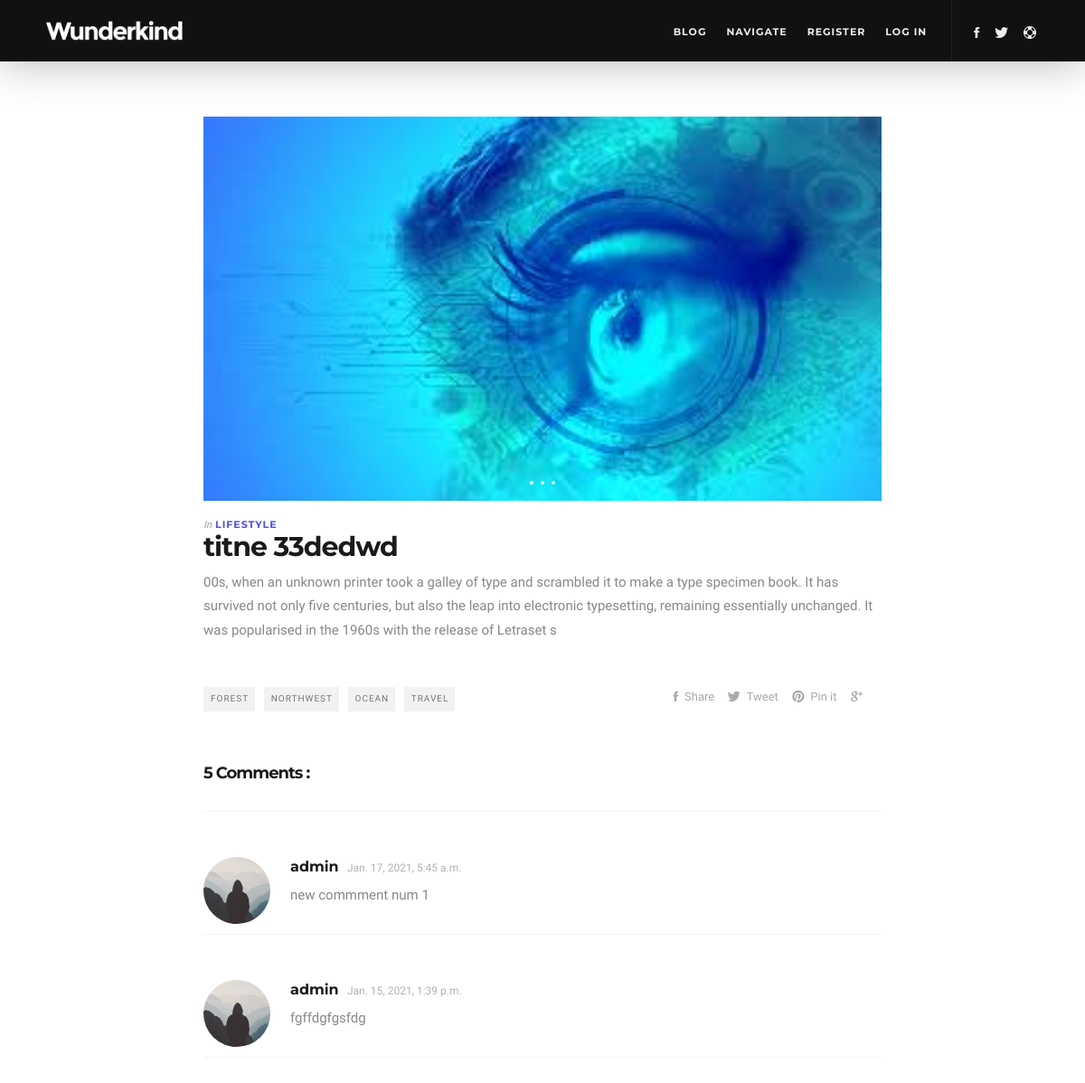
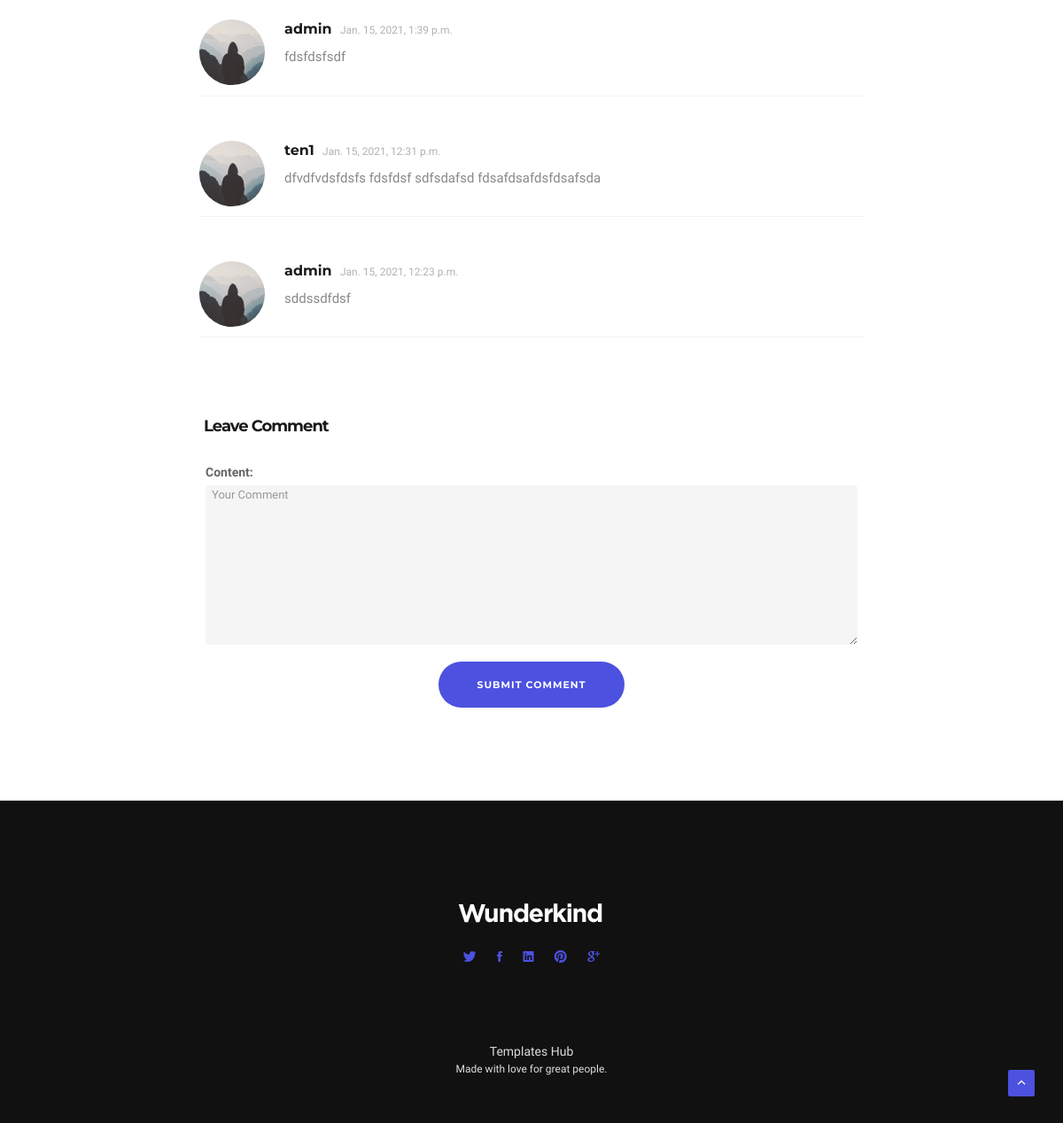
/blog/5/, run on the app's committed database (2 pictures, top to bottom).
### blog/models.py (models this page shows, shortened)
class Blog(models.Model):
    objects = BlogManager()
    author = models.ForeignKey(User, on_delete=models.DO_NOTHING)
    title = models.CharField(max_length=200)
    content = models.TextField()
    image = models.ImageField(default='blog_default.jpg',
                              upload_to=customer_image_file_path)
    created_at = models.DateTimeField(default=timezone.now)
    class Meta:
        ordering = ["-created_at", ]
        db_table = 'blog'
        verbose_name = 'blog'
        verbose_name_plural = 'blogs'

class BlogComment(models.Model):
    blog = models.ForeignKey(
        Blog, on_delete=models.CASCADE, related_name='comment')
    author = models.ForeignKey(User, on_delete=models.DO_NOTHING)
    content = models.TextField()
    created_at = models.DateTimeField(default=timezone.now)
    class Meta:
        ordering = ["-created_at", ]

### accounts/models.py (models this page shows, shortened)
class CustomUser(AbstractUser):
    class Meta:
        db_table = 'CustomUser'
        verbose_name = 'custom_user'
        verbose_name_plural = 'custom_users'
    image = models.ImageField(default='default.jpg',
                              upload_to=customer_image_file_path)
    building_community_name = models.CharField(
        max_length=200, default='no_name_')
    full_address = models.CharField(max_length=255, default='no_address_')
    is_voted = models.BooleanField(default=False)
    apartment = models.IntegerField(default=0)
    ROLE_CHOICES = (
        ('tenant', 'tenant'),
        ('committee', 'committee'),
    )
    role = models.CharField(
        choices=ROLE_CHOICES, blank=True, null=True, max_length=20)

### blog/views.py (the view, shortened to what this page needs)
# urls.py: path("blog/<int:pk>/", views.DetailPost.as_view(), name="blog_detail"),
class DetailPost(generic.detail.DetailView):
    model = models.Blog
    template_name = "blog_detail.html"
    context_object_name = 'blog'
    comment_form = forms.CommentForm()
    def get_context_data(self, **kwargs):
        context = super().get_context_data(**kwargs)
        context['title'] = "Blog Detail"
        context['form'] = self.comment_form
        return context

### blog/forms.py
class CommentForm(forms.Form):
    content = forms.CharField(widget=forms.Textarea(
        attrs={
            'class': "col-sm-12",
            'placeholder': "Your Comment",
        }
    ))

### blog/templates/blog_detail.html (shortened to what this page needs)
{% extends "index.html" %}
{% load static %}
{% block content %}
<section class="blog">
    <div class="container">
        <div class="row">
            <div class="col-md-8 mr-auto">
                <div class="blog-post">
                    <div class="carousel mt20 mb20">
                        <div><img src="{{ blog.image.url }}" class="img-responsive width100" alt="#"></div>
                    </div>
                    <div class="post-header">
                        <h5><span>In</span> <strong><a href="#" class="color">Lifestyle</a></strong></h5>
                        <a class="link-to-post" href="#">
                            <h3><strong>{{ blog.title }}</strong></h3>
                        </a>
                    </div>
                    <p>{{ blog.content }}</p>
                    <div class="post-tags">
                        <a href="#" rel="tag">Forest</a>
                        <a href="#" rel="tag">Northwest</a>
                        <a href="#" rel="tag">Ocean</a>
                        <a href="#" rel="tag">Travel</a>
                    </div>
                    <div class="post-share">
                        <a href="#"> <span>Share</span></a>
                        <a href="#"> <span>Tweet</span></a>
                        <a href="#"> <span>Pin it</span></a>
                        <a href="#"></a>
                    </div>
                </div>
                {% if blog.comment %}
                <h5 class="comment-number"><strong> {{ blog.comment.all.count }} Comments :</strong></h5>
                <ul class="vos-comments">
                    {% for comment in blog.comment.all %}
                    <li class="post-comment">
                        <div class="comment-content">
                            <a href="#" class="avatar"><img src="{{ comment.author.image.url }}" alt="#"></a>
                            <div class="post-body">
                                <div class="comment-header">
                                    <span class="author"><a href="#">{{ comment.author.username }}</a></span>
                                    <span class="time-ago"><a href="#">{{ comment.created_at }} </a></span>
                                </div>
                                <div class="post-message">
                                    <p>{{ comment.content }}</p>
                                </div>
                            </div>
                        </div>
                    </li>
                    {% endfor %}
                </ul>
                {% else %}
                <h1> no comments !! </h1>
                {% endif %}
                <div class="form-leave-comment">
                    <h5><strong>Leave Comment</strong></h5>
                    <form method="POST", action=".">
                        <div class="col-sm-12">
                            {{ form }}
                        </div>
                        <div class="col-md-12 text-center">
                            <input type="submit" class="submit btn btn-lg btn-primary" id="submit"
                                value="Submit Comment" />
                        </div>
                    </form>
                </div>
            </div>
        </div>
    </div>
</section>
{% endblock content %}

### static/core/css/colors/purple.css (style rules this page uses)
.btn-primary,.btn-primary:hover,.btn-primary:focus,.btn-primary:active,.btn-primary:focus:active,.btn-ghost:hover,.btn-light:hover,.btn-primary.active,.btn-primary:active,.open>.dropdown-toggle.btn-primary,.btn-primary.disabled, .btn-primary.disabled.active, .btn-primary.disabled.focus, .btn-primary.disabled:active, .btn-primary.disabled:focus, .btn-primary.disabled:hover, .btn-primary[disabled], .btn-primary[disabled].active, .btn-primary[disabled].focus, .btn-primary[disabled]:active, .btn-primary[disabled]:focus, .btn-primary[disabled]:hover, fieldset[disabled] .btn-primary, .btn-ghost-color:hover,.btn-primary.btn-appear:hover, .bg-color, #price-list .button:hover, #price-list .featured .button, .progress-bar, .scroll-top, .portfolioFilter a.current, .portfolioFilter a:hover, .label-primary, .panel-title, #buttonTabs li.active a, .box-style5, .box-style7, .box-style10, .progress-bars-4 .progress-bar-tooltip, .timeline::before, h4.fitness-label, .bg-overlay:after, .label-items-in-cart, .cbp-l-filters-button .cbp-filter-item.cbp-filter-item-active, .cbp-l-filters-button .cbp-filter-item:hover, .contact input.submit, .contact-1 input.submit, .blog-pagination>.active>a, .blog-pagination>.active>a:hover, .video-container:hover:after, .connected-icons li a i:after, .connected-icons li a i:hover:after, .phone-number h1:after { background-color: #4c51e0 }
a:focus, a:hover, .color, .connected-icon a i, .testimonial-name, .testimonial-name small, .highlight, .btn-ghost-color, .contact-details-social li a:hover, .portfolioContainer li .info i, .project-changer li a, #iconTabs li.active a span, .box a, .box.box-style6 a, .box.box-style8b a, .about-me-social li a:hover, .icon-box-hover i, .footer.style-1 li a:hover, .footer.style-1 > a:hover, .countdown-big h1, .home-blog-filters .cbp-filter-item-active.cbp-filter-item, .home-blog-filters .cbp-filter-item:hover, .home-filters-dark .cbp-filter-item:hover, .home-filters-dark .cbp-filter-item-active.cbp-filter-item, .connected-icons li a h4, .footer.style-1.dark ul li a, .btn-ghost, #twitter-feed-slider .user a:hover:before, #twitter-feed-slider .timePosted a:hover, #twitter-feed-slider .interact a:hover:before, #twitter-feed-list ul li:first-child .user a:hover:before, .project-nav a:hover h5, .project-nav a:hover i, .color, .feature-center.white i.color, .counter h1, .team figure figcaption a:hover, .portfolio figure figcaption p, a:hover .subheading, .blog-columns .blog-thumb-desc a:hover h4, .blog-standard a:hover h4, .blog-pagination li a:hover, .sidebar-share a:hover, .shop .cbp-l-caption-body a:hover, .team-caption ul li a:hover, .read-more-link.color span, .read-more-link2.color span, #clock .digit { color: #4c51e0 }
.btn-primary, .btn-primary:hover, .btn-primary:focus, .btn-primary:active, .btn-primary:focus:active, .btn-ghost, .btn-ghost:hover, .btn-light:hover, .section-heading hr, hr.separator, .btn-primary.btn-appear:hover, .accordian-style2 .panel-title, .music-bottom .play-btn, .play-bottom .play-btn, .timeline-bullet, .contact input:focus, textarea:focus, select:focus, .contact.box-style textarea:focus, .btn-primary.active, .btn-primary:active, .price-table-featured .price-box { border-color: #4c51e0 }

### data on the page
Blog: image (picture), title "titne 33dedwd", content "00s, when an unknown printer took a galley of type and scrambled it to make a type specimen book. It has survived not only five centuries, but also the leap into electronic typesetting, remaining essentially unchanged. It was popularised in the 1960s with the release of Letraset s", comment.all.count "5"
BlogComment: author.image (placeholder picture), author.username "admin", created_at "Jan. 17, 2021, 5:45 a.m.", content "new commment num 1"
BlogComment: author.image (placeholder picture), author.username "admin", created_at "Jan. 15, 2021, 1:39 p.m.", content "fgffdgfgsfdg"
BlogComment: author.image (placeholder picture), author.username "admin", created_at "Jan. 15, 2021, 1:39 p.m.", content "fdsfdsfsdf"
BlogComment: author.image (placeholder picture), author.username "ten1", created_at "Jan. 15, 2021, 12:31 p.m.", content "dfvdfvdsfdsfs fdsfdsf sdfsdafsd fdsafdsafdsfdsafsda"
BlogComment: author.image (placeholder picture), author.username "admin", created_at "Jan. 15, 2021, 12:23 p.m.", content "sddssdfdsf"
